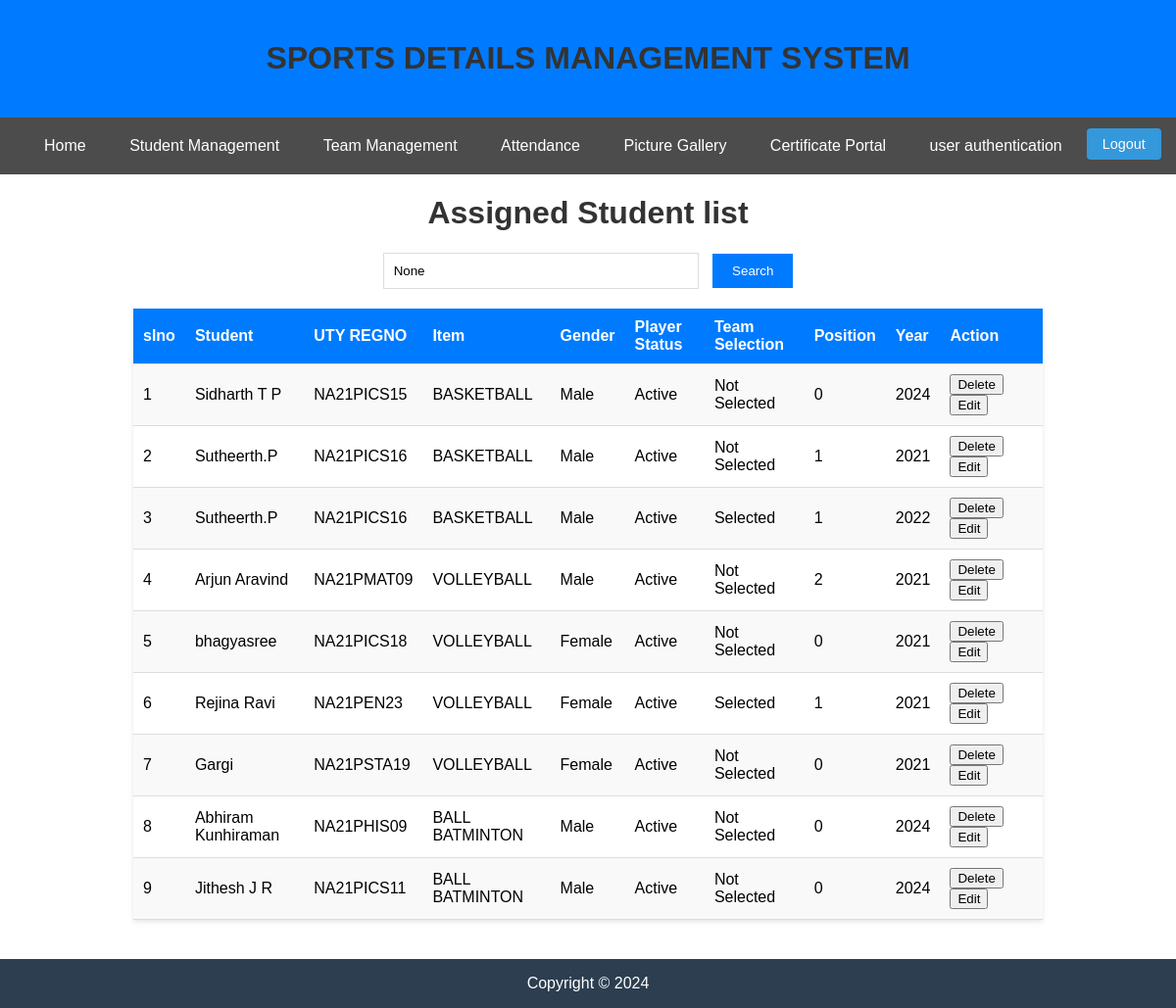
The app's page /assignview_student/ with its own data.
### SDMSapp/models.py (models this page shows, shortened)
class Stud_item(models.Model):
    stud = models.ForeignKey(Student, on_delete=models.CASCADE, null=True)
    item = models.ForeignKey(Item, on_delete=models.CASCADE, null=True)
    PLAYER_STATUS_CHOICES = [
        ('Active', 'Active'),
        ('Inactive', 'Inactive'),
    ]
    player_status = models.CharField(max_length=10, choices=PLAYER_STATUS_CHOICES, default='Active')
    UTY_SELECTION_STATUS_CHOICES = [
        ('Selected', 'Selected'),
        ('Not Selected', 'Not Selected'),
    ]
    uty_team_selection = models.CharField(max_length=20, choices=UTY_SELECTION_STATUS_CHOICES, default='Not Selected')
    position = models.IntegerField(default=0)
    year = models.IntegerField(default=0)
    GENDER_CHOICES = [
        ('Male', 'Male'),
        ('Female', 'Female'),
    ]
    gender = models.CharField(max_length=10, choices=GENDER_CHOICES, default='Male')

class Student(models.Model):
    name = models.CharField(max_length=50)
    year_of_admission = models.IntegerField()
    admission_no = models.IntegerField()
    programme_id = models.ForeignKey(Programme, on_delete=models.CASCADE, null=True)
    uty_reg_no = models.CharField(max_length=50, unique = True)
    GENDER_CHOICES = [
        ('Male', 'Male'),
        ('Female', 'Female'),
    ]
    gender = models.CharField(max_length=10, choices=GENDER_CHOICES, default='Male')
    place = models.CharField(max_length=50)
    department = models.ForeignKey(Department, on_delete=models.CASCADE, null=True)
    phone_number = models.CharField(
        max_length=10,
        validators=[RegexValidator(regex='^\d{10}$', message='Phone number must be 10 to 15 digits')],
        default = 0
    )
    aadhar_number = models.CharField(
        max_length=12,
        validators=[RegexValidator(regex='^\d{12}$', message='Aadhaar number must be exactly 16 digits')],
        default = 0
    )
    dob = models.DateField(null =True)
    city = models.CharField(max_length=50)
    district = models.CharField(max_length=50)
    DISTRICT = [
    ('ALAPPUZHA', 'Alappuzha'),
    ('ERNAKULAM', 'Ernakulam'),
    ('IDUKKI', 'Idukki'),
    ('KANNUR', 'Kannur'),
    ('KASARAGOD', 'Kasaragod'),
    ('KOLLAM', 'Kollam'),
    ('KOTTAYAM', 'Kottayam'),
    ('KOZHIKODE', 'Kozhikode'),
    ('MALAPPURAM', 'Malappuram'),
    ('PALAKKAD', 'Palakkad'),
    ('PATHANAMTHITTA', 'Pathanamthitta'),
    ('THIRUVANANTHAPURAM', 'Thiruvananthapuram'),
    ('THRISSUR', 'Thrissur'),
    ('WAYANAD', 'Wayanad'),
]
    district = models.CharField(max_length=50,  choices=DISTRICT, default='Active')
    pincode = models.CharField(max_length=50)

class Item(models.Model):
    item_name = models.CharField(max_length=50)
    ITEM_TYPE = [
         ('SPORTS', 'SPORTS'),
         ('ATHLETICS', 'ATHLETICS'),
    ]
    item_type = models.CharField(max_length=50,  choices=ITEM_TYPE, default='Active')
    no_of_players = models.IntegerField()

### SDMSapp/views.py (the view)
# urls.py: path('assignview_student/', assignview_student, name='assignview_student'),
def assignview_student(request):
        query = request.GET.get('q')
        if query:
            assignments = Stud_item.objects.filter(
                Q(stud__name__icontains=query) |
                Q(stud__uty_reg_no__icontains=query) |
                Q(item__item_name__icontains=query)
            )
        else:
            assignments = Stud_item.objects.all()
        return render(request, 'SDMSapp/search_assignments.html', {'assignments': assignments, 'query': query})

### SDMSapp/templates/SDMSapp/search_assignments.html (shortened to what this page needs)
{% extends "SDMSapp/base.html" %}
{% block content %}
<!DOCTYPE html>
<html>
<head>
</head>
<body>
    <h1>Assigned Student list</h1>
    <div class="search-container">
        <form method="get">
            <input type="text" name="q" placeholder="Search by student name..." value="{{ query }}">
            <button type="submit">Search</button>
        </form>
    </div>
    <table>
        <tr>
            <th>slno</th>
            <th>Student</th>
            <th>UTY REGNO</th>
            <th>Item</th>
            <th>Gender</th>
            <th>Player Status</th>
            <th>Team Selection</th>
            <th>Position</th>
            <th>Year</th>
            <th>Action</th>
        </tr>
        {% for assignment in assignments %}
        <tr>
            <td>{{ forloop.counter }}</td>
            <td>{{ assignment.stud.name }}</td>
            <td>{{ assignment.stud.uty_reg_no }}</td>
            <td>{{ assignment.item.item_name }}</td>
            <td>{{ assignment.gender }}</td>
            <td>{{ assignment.player_status }}</td>
            <td>{{ assignment.uty_team_selection }}</td>
            <td>{{ assignment.position }}</td>
            <td>{{ assignment.year }}</td>
            <td>
                <a style='margin-right:16px' href="{% url 'confirm_assign_delete' assignment.id %}">
                    <button>Delete</button>
                </a>
                <a style='margin-right:16px' href="{% url 'edit_assignment' assignment.id %}">
                    <button>Edit</button>
                </a>
            </td>
        </tr>
        {% endfor %}
    </table>
</body>
</html>
{% endblock content %}

### SDMSapp/templates/SDMSapp/base.html (style rules this page uses)
body { font-family: Arial, sans-serif; margin: 0; padding: 0; }

### SDMSapp/templates/SDMSapp/search_assignments.html (style rules this page uses)
h1 { color: #333; text-align: center; }
table { width: 80%; margin: 20px auto; border-collapse: collapse; background-color: #fff; box-shadow: 0 2px 5px rgba(0, 0, 0, 0.1); }
th, td { padding: 10px; text-align: left; border-bottom: 1px solid #ddd; }
th { background-color: #f2f2f2; }
th { background-color: #007bff; color: white; }
tr:nth-child(even) { background-color: #f9f9f9; }
tr:nth-child(odd) { background-color: #fff; }
.search-container { text-align: center; margin: 20px; }
.search-container input[type="text"] { padding: 10px; width: 300px; margin-right: 10px; border: 1px solid #ddd; }
.search-container button { padding: 10px 20px; background-color: #007bff; color: white; border: none; cursor: pointer; }

### records on screen
Stud_item: stud.name "Sidharth T P", stud.uty_reg_no "NA21PICS15", item.item_name "BASKETBALL", gender "Male", player_status "Active", uty_team_selection "Not Selected", position "0", year "2024"
Stud_item: stud.name "Sutheerth.P", stud.uty_reg_no "NA21PICS16", item.item_name "BASKETBALL", gender "Male", player_status "Active", uty_team_selection "Not Selected", position "1", year "2021"
Stud_item: stud.name "Sutheerth.P", stud.uty_reg_no "NA21PICS16", item.item_name "BASKETBALL", gender "Male", player_status "Active", uty_team_selection "Selected", position "1", year "2022"
Stud_item: stud.name "Arjun Aravind", stud.uty_reg_no "NA21PMAT09", item.item_name "VOLLEYBALL", gender "Male", player_status "Active", uty_team_selection "Not Selected", position "2", year "2021"
Stud_item: stud.name "bhagyasree", stud.uty_reg_no "NA21PICS18", item.item_name "VOLLEYBALL", gender "Female", player_status "Active", uty_team_selection "Not Selected", position "0", year "2021"
Stud_item: stud.name "Rejina Ravi", stud.uty_reg_no "NA21PEN23", item.item_name "VOLLEYBALL", gender "Female", player_status "Active", uty_team_selection "Selected", position "1", year "2021"
Stud_item: stud.name "Gargi", stud.uty_reg_no "NA21PSTA19", item.item_name "VOLLEYBALL", gender "Female", player_status "Active", uty_team_selection "Not Selected", position "0", year "2021"
Stud_item: stud.name "Abhiram Kunhiraman", stud.uty_reg_no "NA21PHIS09", item.item_name "BALL BATMINTON", gender "Male", player_status "Active", uty_team_selection "Not Selected", position "0", year "2024"
Stud_item: stud.name "Jithesh J R", stud.uty_reg_no "NA21PICS11", item.item_name "BALL BATMINTON", gender "Male", player_status "Active", uty_team_selection "Not Selected", position "0", year "2024"
